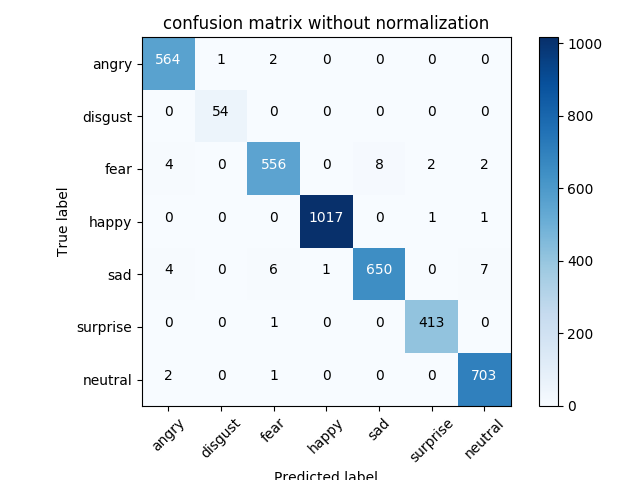

Generate this figure with Python:
"""
================
Confusion matrix
================ 
Example of confusion matrix usage to evaluate the quality
of the output of a classifier on the iris data set. The
diagonal elements represent the number of points for which
the predicted label is equal to the true label, while
off-diagonal elements are those that are mislabeled by the
classifier. The higher the diagonal values of the confusion
matrix the better, indicating many correct predictions.

The figures show the confusion matrix with and without
normalization by class support size (number of elements
in each class). This kind of normalization can be
interesting in case of class imbalance to have a more
visual interpretation of which class is being misclassified.

Here the results are not as good as they could be as our
choice for the regularization parameter C was not the best.
In real life applications this parameter is usually chosen
using :ref:`grid_search`.

"""

print(__doc__)

import itertools
import numpy as np
import matplotlib.pyplot as plt

from sklearn import svm, datasets
from sklearn.model_selection import train_test_split
from sklearn.metrics import confusion_matrix

import csv
import sys
import pandas as pd

from keras.models import Sequential, load_model
from keras.layers.core import Dense, Dropout, Activation, Flatten
from keras.layers.advanced_activations import LeakyReLU, PReLU
from keras.layers.convolutional import Conv2D
from keras.layers.pooling import MaxPooling2D
from keras.optimizers import SGD, Adam
from keras.utils import np_utils
from keras.regularizers import l1, l2
#from keras.datasets import mnist
#categorical_crossentropy

def load_data():
    test_df = pd.read_csv("../train.csv")
    x_test = np.array( [ list(map(float, test_df["feature"][i].split())) for i in range(len(test_df)) ] )
    y_test = np.array( test_df["label"] )
    x_test/=255
    #y_test = np_utils.to_categorical(y_test, 7)
    return x_test[:4000], y_test[:4000]



def plot_confusion_matrix(cm, classes,
                          normalize=False,
                          title='Confusion matrix',
                          cmap=plt.cm.Blues):
    """
    This function prints and plots the confusion matrix.
    Normalization can be applied by setting `normalize=True`.
    """
    plt.imshow(cm, interpolation='nearest', cmap=cmap)
    plt.title(title)
    plt.colorbar()
    tick_marks = np.arange(len(classes))
    plt.xticks(tick_marks, classes, rotation=45)
    plt.yticks(tick_marks, classes)

    if normalize:
        cm = cm.astype('float') / cm.sum(axis=1)[:, np.newaxis]
        print("Normalized confusion matrix")
    else:
        print('Confusion matrix, without normalization')

    print(cm)

    thresh = cm.max() / 2.
    for i, j in itertools.product(range(cm.shape[0]), range(cm.shape[1])):
        plt.text(j, i, cm[i, j],
                 horizontalalignment="center",
                 color="white" if cm[i, j] > thresh else "black")

    plt.tight_layout()
    plt.ylabel('True label')
    plt.xlabel('Predicted label')

'''
# Compute confusion matrix
cnf_matrix = confusion_matrix(y_test, y_pred)
np.set_printoptions(precision=2)

# Plot non-normalized confusion matrix
plt.figure()
plot_confusion_matrix(cnf_matrix, classes=class_names,
                      title='Confusion matrix, without normalization')

# Plot normalized confusion matrix
plt.figure()
plot_confusion_matrix(cnf_matrix, classes=class_names, normalize=True,
                      title='Normalized confusion matrix')

plt.savefig("confusion.png")
'''




def main():
    x_test, y_test = load_data()
    x_test = x_test.reshape( x_test.shape[0], 48, 48, 1)

    model = load_model('../model_tmp')
    prd_class = model.predict_classes(x_test)
    cnf_matrix = confusion_matrix(y_test, prd_class)
    np.set_printoptions(precision=2)
    plt.figure()
    class_names = ["angry", "disgust", "fear", "happy", "sad", "surprise",
    "neutral"]
    np.set_printoptions(precision=2)
    plt.figure()
    plot_confusion_matrix(cnf_matrix, classes=class_names, normalize=False,
                      title='confusion matrix without normalization')
    plt.savefig("confusion.png")


main()
